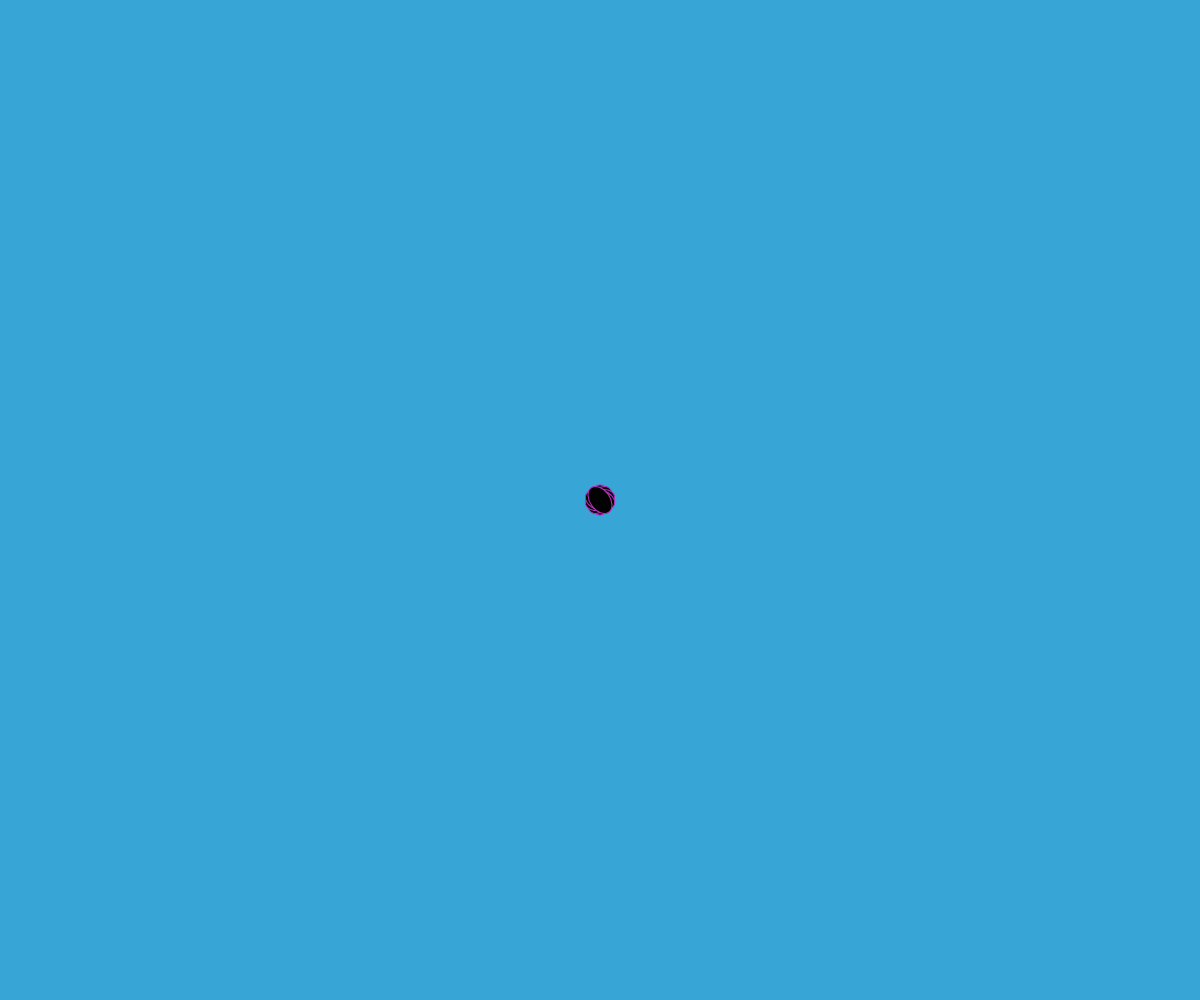
Frame 1 (no input)
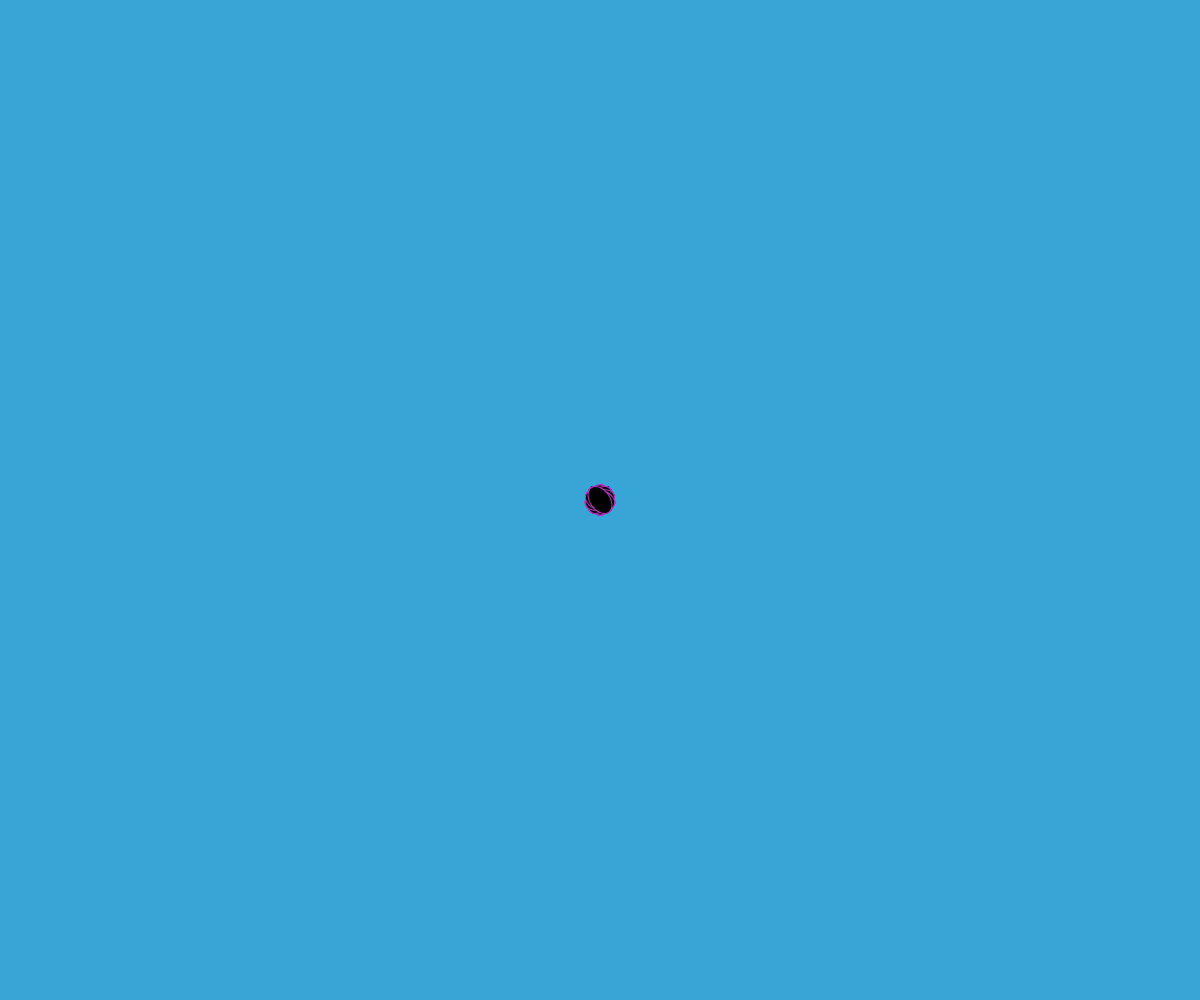
Frame 60 (no input)
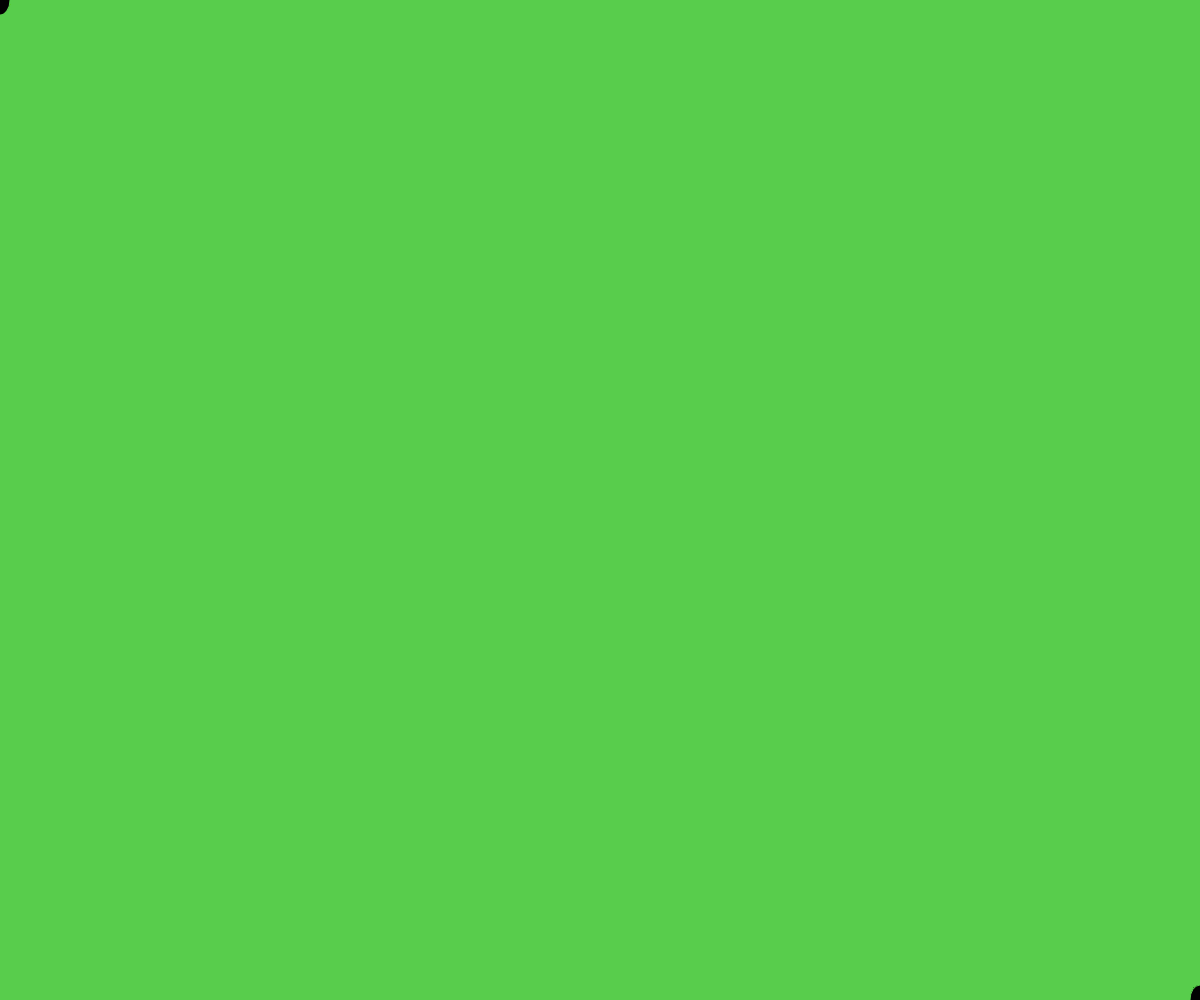
Frame 120 (the mouse pressed at the canvas centre since frame 60)

The p5.js sketch that drew these frames (run headless with seeded random() and noise() and a simulated clock; from frame 60 on, the mouse is pressed at the canvas centre):

// p5.js sketch
// ── sketch.js
var circle = {

  x: 0,
  y: 0,
  diameter: 5

}

function setup() {

// created canvas
  createCanvas(windowWidth, windowHeight);
  background('rgb(55, 166, 215)');

// select color randomly
  r = random(255);
  g = random(255);
  b = random(255);
}
function draw() {
  push()
  noCursor();
  fill(2,2,2);
  // an ellipse controlled by the mouse
  translate(width/2, height/2);
  stroke(r,g,b);
  for (var i = 0; i < 10; i++) {
    ellipse(mouseX, mouseY, 20, 30);
    rotate(PI / 5);
// streamers moving across the canvas
    ellipse(circle.x+50, circle.y+50, circle.diameter, circle.diameter);
    circle.y = circle.y + .1 ;

 }
}
function mousePressed(){


  var d = dist(mouseX, mouseY, 0, 0);
  if (d < windowWidth) {
    // change color randomly
    r = random(255);
    g = random(255);
    b = random(255);

    background(r, g, b);
  }
}
